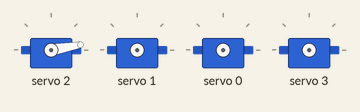
Recording of a sketch running on a simulated Seeed Wio Terminal. On the bench: 4 × servo. What the sketch prints to the serial monitor is not drawn.

Above: at 2.05 s.
At 2.85 s:
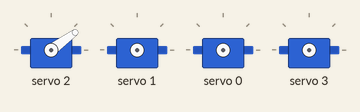
At 4.05 s:
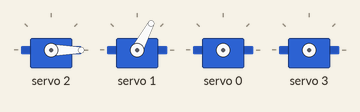
At 4.75 s:
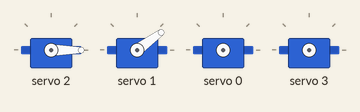
At 6.65 s:
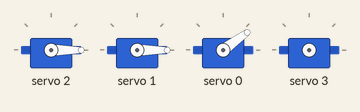
At 8.6 s:
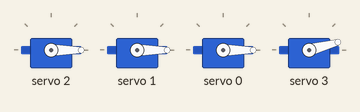
Timing chart, 0 to 11.9 s (numbered marks = the images above):
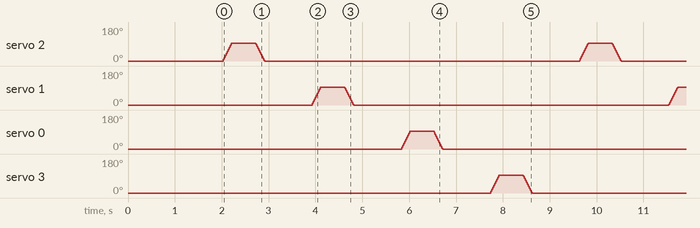

The sketch:

servo.ino
```cpp
#include <Adafruit_PWMServoDriver.h>
#include <Wire.h>

Adafruit_PWMServoDriver pca = Adafruit_PWMServoDriver(0x40);

#define SERVOMIN 110 // pulse for 0°
#define SERVOMAX 510 // pulse for 180°

int servos[4] = {2, 1, 0, 3}; // PCA9685 channels for each servo

void setup() {
  Serial.begin(115200);
  delay(2000);

  Serial.println("Sequential 4 Servo Control");

  pca.begin();
  pca.setPWMFreq(50);
  delay(10);
}

void setServoAngle(int channel, int angle) {
  int pulse = map(angle, 0, 180, SERVOMIN, SERVOMAX);
  pca.setPWM(channel, 0, pulse);
}

void moveServo_0_to_90(int channel) {
  Serial.print("Servo ");
  Serial.print(channel);
  Serial.println(" → Opening (0° → 90°)");

  for (int angle = 0; angle <= 90; angle += 5) {
    setServoAngle(channel, angle);
    delay(10);
  }
}

void moveServo_90_to_0(int channel) {
  Serial.print("Servo ");
  Serial.print(channel);
  Serial.println(" → Closing (90° → 0°)");

  for (int angle = 90; angle >= 0; angle -= 5) {
    setServoAngle(channel, angle);
    delay(10);
  }
}

void loop() {
  // Move servos one by one
  for (int i = 0; i < 4; i++) {
    int ch = servos[i];

    moveServo_0_to_90(ch); // open
    delay(500);

    moveServo_90_to_0(ch); // close
    delay(1000);           // wait before next servo
  }
}
```
